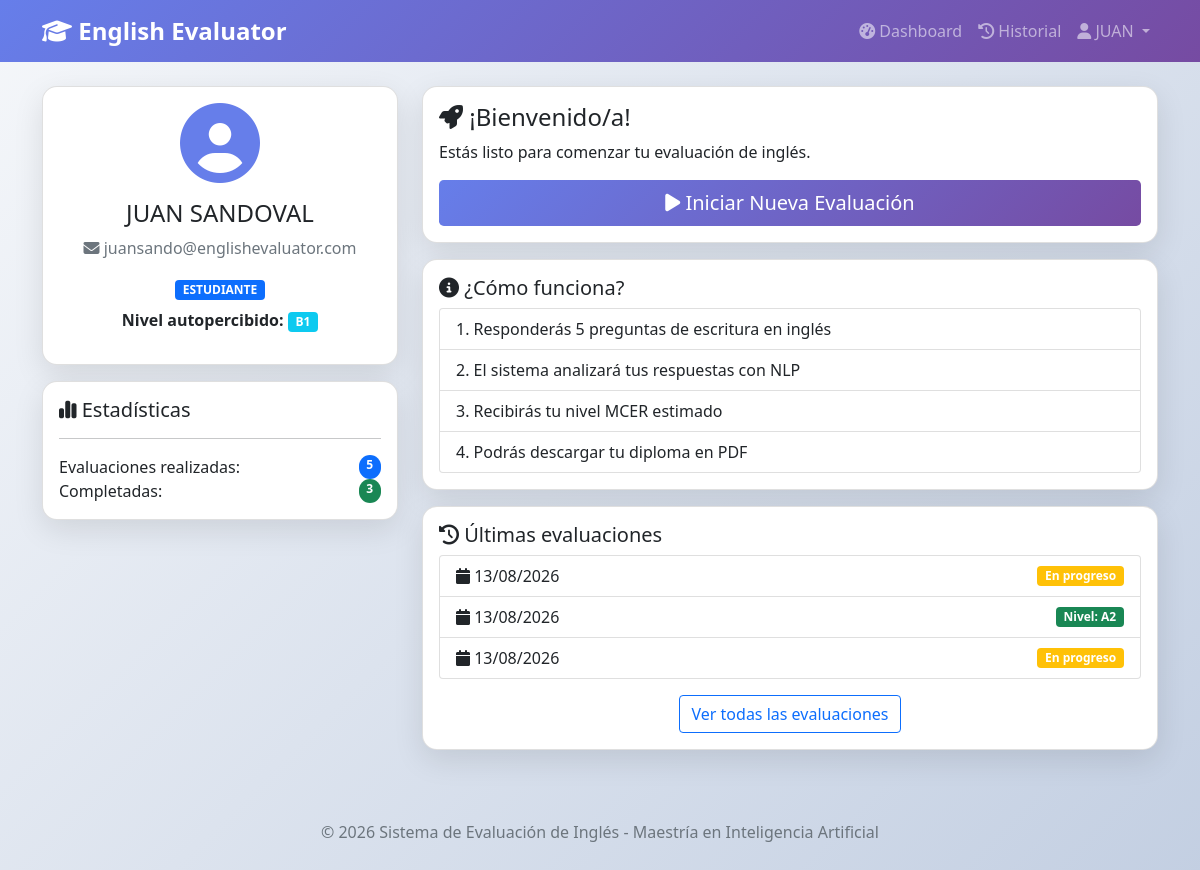
Screenshot of /dashboard (signed in) with the database file from the repository.
### app.py (models this page shows, shortened)
class Usuario(db.Model):
    __tablename__ = 'usuarios'
    id = db.Column(db.Integer, primary_key=True)
    nombre = db.Column(db.String(100), nullable=False)
    apellido = db.Column(db.String(100), nullable=False)
    correo = db.Column(db.String(150), unique=True, nullable=False)
    password = db.Column(db.String(255), nullable=False)
    rol = db.Column(db.String(20), default='ESTUDIANTE')
    estado = db.Column(db.Boolean, default=True)
    fecha_creacion = db.Column(db.DateTime, default=datetime.utcnow)
    ultimo_login = db.Column(db.DateTime)
    nivel_autopercibido_id = db.Column(db.Integer, db.ForeignKey('niveles_mcer.id'), nullable=True)
    nivel_autopercibido = db.relationship('NivelMCER', foreign_keys=[nivel_autopercibido_id])
    evaluaciones = db.relationship('Evaluacion', backref='usuario', lazy=True)

class NivelMCER(db.Model):
    __tablename__ = 'niveles_mcer'
    id = db.Column(db.Integer, primary_key=True)
    codigo = db.Column(db.String(2), unique=True, nullable=False)
    nombre = db.Column(db.String(50))
    descripcion = db.Column(db.Text)
    preguntas = db.relationship('Pregunta', backref='nivel', lazy=True)

class Evaluacion(db.Model):
    __tablename__ = 'evaluaciones'
    id = db.Column(db.Integer, primary_key=True)
    usuario_id = db.Column(db.Integer, db.ForeignKey('usuarios.id'), nullable=False)
    fecha_inicio = db.Column(db.DateTime, default=datetime.utcnow)
    fecha_fin = db.Column(db.DateTime)
    nivel_estimado_id = db.Column(db.Integer, db.ForeignKey('niveles_mcer.id'))
    estado = db.Column(db.String(30), default='EN_PROCESO')
    accuracy = db.Column(db.Numeric(5, 2))
    precision = db.Column(db.Numeric(5, 2))
    recall = db.Column(db.Numeric(5, 2))
    f1_score = db.Column(db.Numeric(5, 2))
    respuestas = db.relationship('Respuesta', backref='evaluacion', lazy=True)
    nivel_estimado = db.relationship('NivelMCER', foreign_keys=[nivel_estimado_id])

### app.py (the view)
@app.route('/dashboard')
@login_required
def dashboard():
    return render_template('dashboard.html', user=current_user)

### app.py (called while the page is built)
@login_manager.user_loader
def load_user(user_id):
    return Usuario.query.get(int(user_id))

### templates/dashboard.html (shortened to what this page needs)
{% extends "base.html" %}
{% block content %}
<div class="row">
    <div class="col-md-4">
        <div class="card">
            <div class="card-body text-center">
                <i class="fas fa-user-circle" style="font-size: 80px; color: #667eea;"></i>
                <h4 class="mt-3">{{ user.nombre }} {{ user.apellido }}</h4>
                <p class="text-muted">
                    <i class="fas fa-envelope"></i> {{ user.correo }}
                </p>
                <span class="badge bg-primary">{{ user.rol }}</span>
                {% if user.nivel_autopercibido %}
                <p class="mt-2">
                    <strong>Nivel autopercibido:</strong>
                    <span class="badge bg-info">{{ user.nivel_autopercibido.codigo }}</span>
                </p>
                {% endif %}
            </div>
        </div>
        <div class="card mt-3">
            <div class="card-body">
                <h5><i class="fas fa-chart-simple"></i> Estadísticas</h5>
                <hr>
                <div class="d-flex justify-content-between">
                    <span>Evaluaciones realizadas:</span>
                    <span class="badge bg-primary rounded-pill">{{ user.evaluaciones|length }}</span>
                </div>
                {% set completadas = user.evaluaciones|selectattr('estado', 'equalto', 'COMPLETADA')|list %}
                <div class="d-flex justify-content-between">
                    <span>Completadas:</span>
                    <span class="badge bg-success rounded-pill">{{ completadas|length }}</span>
                </div>
                {% set ultima = user.evaluaciones|sort(attribute='fecha_inicio', reverse=True)|first %}
            </div>
        </div>
    </div>
    <div class="col-md-8">
        <div class="card">
            <div class="card-body">
                <h4><i class="fas fa-rocket"></i> ¡Bienvenido/a!</h4>
                <p>Estás listo para comenzar tu evaluación de inglés.</p>
                <a href="{{ url_for('iniciar_evaluacion') }}" class="btn btn-primary btn-lg w-100">
                    <i class="fas fa-play"></i> Iniciar Nueva Evaluación
                </a>
            </div>
        </div>
        <div class="card mt-3">
            <div class="card-body">
                <h5><i class="fas fa-info-circle"></i> ¿Cómo funciona?</h5>
                <ol class="list-group list-group-numbered">
                    <li class="list-group-item">Responderás 5 preguntas de escritura en inglés</li>
                    <li class="list-group-item">El sistema analizará tus respuestas con NLP</li>
                    <li class="list-group-item">Recibirás tu nivel MCER estimado</li>
                    <li class="list-group-item">Podrás descargar tu diploma en PDF</li>
                </ol>
            </div>
        </div>
        {% if user.evaluaciones %}
        <div class="card mt-3">
            <div class="card-body">
                <h5><i class="fas fa-history"></i> Últimas evaluaciones</h5>
                <div class="list-group">
                    {% for eval in user.evaluaciones[-3:]|reverse %}
                    <div class="list-group-item">
                        <div class="d-flex justify-content-between align-items-center">
                            <span>
                                <i class="fas fa-calendar"></i> {{ eval.fecha_inicio.strftime('%d/%m/%Y') }}
                            </span>
                            {% if eval.nivel_estimado %}
                                <span class="badge bg-success">Nivel: {{ eval.nivel_estimado.codigo }}</span>
                            {% else %}
                                <span class="badge bg-warning">En progreso</span>
                            {% endif %}
                        </div>
                    </div>
                    {% endfor %}
                </div>
                <div class="text-center mt-3">
                    <a href="{{ url_for('historial') }}" class="btn btn-outline-primary">
                        Ver todas las evaluaciones
                    </a>
                </div>
            </div>
        </div>
        {% endif %}
    </div>
</div>
{% endblock %}

### templates/base.html (shortened to what this page needs)
<!DOCTYPE html>
<html lang="es">
<head>
    <link href="https://cdn.jsdelivr.net/npm/bootstrap@5.1.3/dist/css/bootstrap.min.css" rel="stylesheet">
    <link rel="stylesheet" href="https://cdnjs.cloudflare.com/ajax/libs/font-awesome/6.4.0/css/all.min.css">
</head>
<body>
    <nav class="navbar navbar-expand-lg navbar-dark bg-primary" style="background: linear-gradient(135deg, #667eea 0%, #764ba2 100%) !important;">
        <div class="container">
            <a class="navbar-brand" href="{{ url_for('index') }}">
                <i class="fas fa-graduation-cap"></i> English Evaluator
            </a>
            <div class="collapse navbar-collapse" id="navbarNav">
                <ul class="navbar-nav ms-auto">
                    {% if current_user.is_authenticated %}
                        <li class="nav-item">
                            <a class="nav-link" href="{{ url_for('dashboard') }}">
                                <i class="fas fa-tachometer-alt"></i> Dashboard
                            </a>
                        </li>
                        <li class="nav-item">
                            <a class="nav-link" href="{{ url_for('historial') }}">
                                <i class="fas fa-history"></i> Historial
                            </a>
                        </li>
                        <li class="nav-item dropdown">
                            <a class="nav-link dropdown-toggle" href="#" id="userDropdown" role="button" data-bs-toggle="dropdown">
                                <i class="fas fa-user"></i> {{ current_user.nombre }}
                            </a>
                        </li>
                    {% endif %}
                </ul>
            </div>
        </div>
    </nav>
    <div class="container mt-4">
        {% block content %}{% endblock %}
    </div>
    <div class="footer">
        <p class="text-muted">© 2026 Sistema de Evaluación de Inglés - Maestría en Inteligencia Artificial</p>
    </div>
</body>
</html>

### templates/base.html (style rules this page uses)
body { background: linear-gradient(135deg, #f5f7fa 0%, #c3cfe2 100%); min-height: 100vh; }
.navbar-brand { font-weight: bold; font-size: 1.5rem; }
.card { border-radius: 15px; box-shadow: 0 10px 30px rgba(0,0,0,0.1); transition: transform 0.3s; }
.btn-primary { background: linear-gradient(135deg, #667eea 0%, #764ba2 100%); border: none; }
.footer { margin-top: 50px; padding: 20px; text-align: center; color: #666; }

### rows the page displays
Usuario: nombre "JUAN", apellido "SANDOVAL", correo "juansando@englishevaluator.com", rol "ESTUDIANTE"
NivelMCER: nivel_autopercibido.codigo "B1"
Evaluacion: fecha_inicio "13/08/2026", shows "En progreso"
Evaluacion: fecha_inicio "13/08/2026", nivel_estimado.codigo "A2"
Evaluacion: fecha_inicio "13/08/2026", shows "En progreso"

### other values shown
{{ user.evaluaciones|length }} "5"
{{ completadas|length }} "3"
